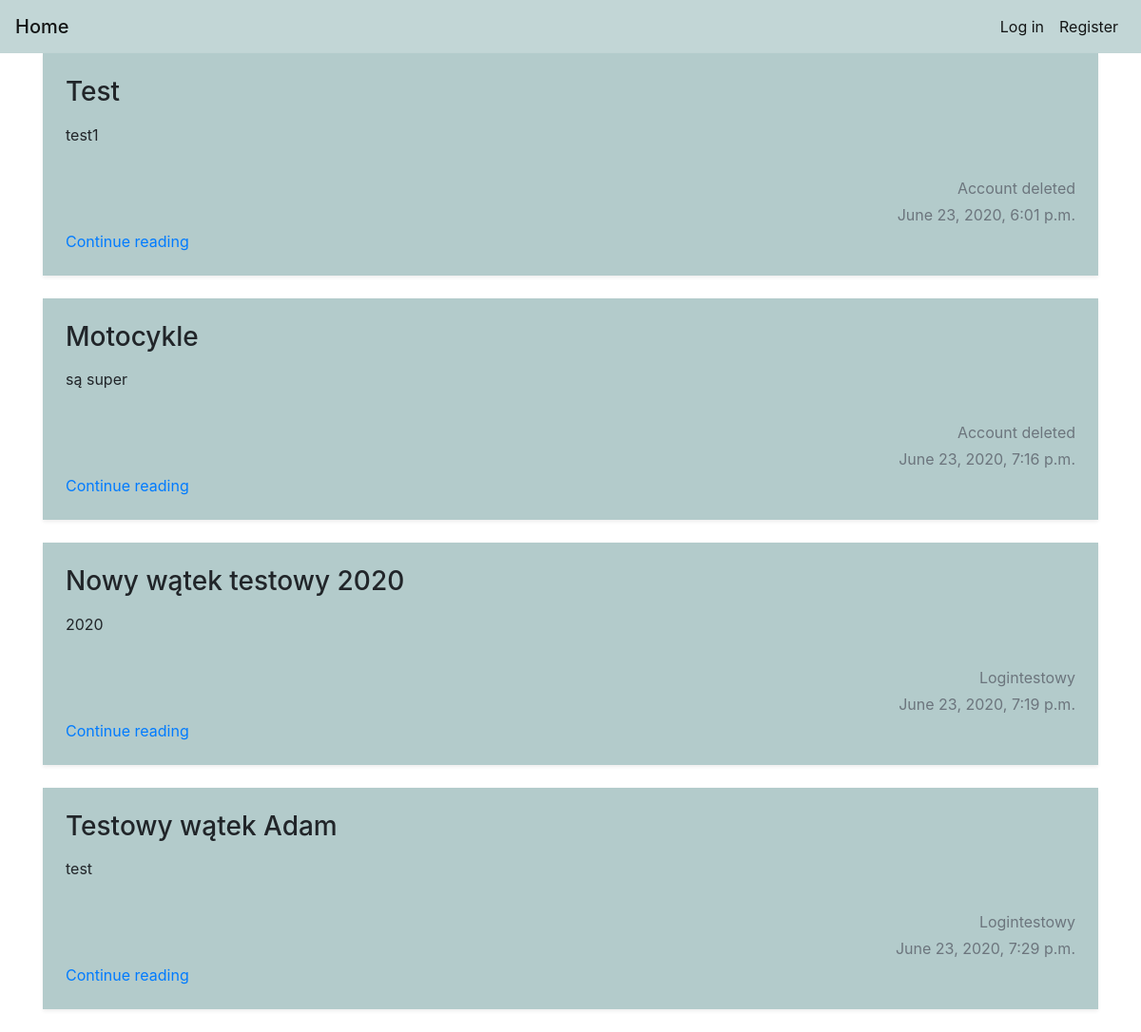
The page / on the database its author committed.
### forum/models.py (models this page shows, shortened)
class Thread(models.Model):
    author = models.ForeignKey(User, on_delete=models.SET_NULL, blank=False, null=True)
    title = models.CharField(max_length=255)
    text = models.CharField(max_length=1024)
    date = models.DateTimeField(auto_now_add=True)

### forum/views.py (the view)
# urls.py: path('', views.homeView, name="homeView"),
def homeView(response):
    renderDict = {}
    renderDict['threads'] = models.Thread.objects.all()
    return render(response, "home.html", renderDict)

### forum/templates/home.html (shortened to what this page needs)
{% extends 'base.html' %}
{% block content %}
    <div>
        {% for thread in threads %}
            <div class="row no-gutters  overflow-hidden flex-md-row mb-4 shadow-sm position-relative custom_bg_secondary">
                <div class="col p-4 d-flex flex-column position-static ">
                    <h3 class="mb-0">{{thread.title}} </h3>
                    <p> {{thread.text | linebreaks}} </p>
                    {% if thread.author %}
                        <p class="mb-1 text-muted text-right"> {{thread.author}} </p>
                    {% else %}
                        <p class="mb-1 text-muted text-right"> Account deleted </p>
                    {% endif %}
                    <p class="mb-1 text-muted text-right"> {{thread.date}} </p>
                    <a href="./thread/{{thread.id}}" class="stretched-link">Continue reading</a>
                </div>
            </div>
        {% endfor %}
    </div>
{% endblock %}

### NTPForum/static/base.css (style rules this page uses)
.custom_bg_secondary { background-color: #b3cbcb; }

### rows shown on the page
Thread: title "Test", text "test1", shows "Account deleted", date "June 23, 2020, 6:01 p.m."
Thread: title "Motocykle", text "są super", shows "Account deleted", date "June 23, 2020, 7:16 p.m."
Thread: title "Nowy wątek testowy 2020", text "2020", author "Logintestowy", date "June 23, 2020, 7:19 p.m."
Thread: title "Testowy wątek Adam", text "test", author "Logintestowy", date "June 23, 2020, 7:29 p.m."
